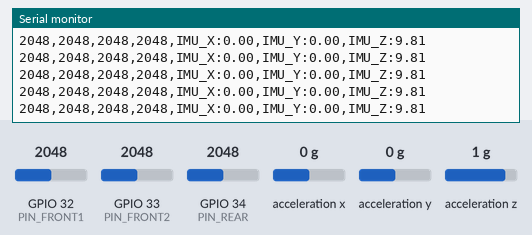
This sketch was run on a simulated ESP32. Shown: the last lines printed to the serial monitor. Wiring (inferred from the names in the program): MPU-6050 motion sensor at I2C address 0x68. The inputs (shaded band) are chosen by the test bench; at power-on: acceleration z 1 g, GPIO 32 (PIN_FRONT1) = 2048, GPIO 33 (PIN_FRONT2) = 2048, GPIO 34 (PIN_REAR) = 2048, acceleration x 0 g, acceleration y 0 g (analog values on the 0–4095 scale). Nothing arrives over Bluetooth unless stated; a phone connects over Bluetooth LE 3 s after start.

Above: at 10.5 s.
10.6 s: acceleration z set to 0.1 g
At 10.75 s:
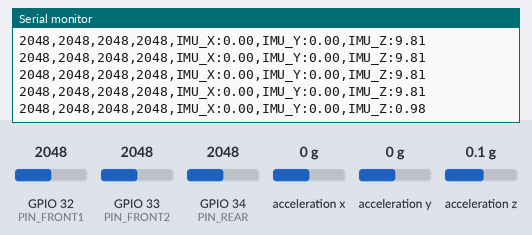
13.6 s: acceleration z set to -0.2 g
At 13.6 s:
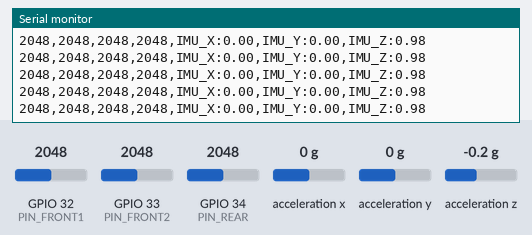

The sketch:

moongs_cast.ino
```cpp
/*
 * MOONGS Smart Cast - ESP32-C3 펌웨어
 * ---------------------------------------------------------------
 * 보드/배선 근거: 2026-09-17 Arduino IDE 빌드 캐시(sketch_sep17a)에서 확인
 *   fqbn esp32:esp32:esp32c3 (CDCOnBoot=cdc)
 *   PIEZO_FRONT_1 = GPIO2, PIEZO_FRONT_2 = GPIO1, PIEZO_REAR_AVG = GPIO0
 *
 * 이 스케치가 고치는 문제
 *  1) BLE 미구현  : 기존 펌웨어는 UART 출력만 했으므로 광고하는 BLE 기기가
 *                   없어 웹앱의 "블루투스 기기 연결"이 기기를 찾지 못했다.
 *                   -> Nordic UART Service(NUS)로 MOONGS-Cast 이름으로 광고한다.
 *  2) 출력 형식    : "Piezo_X:.." 형식은 앱 파서(src/lib/telemetry.ts)가 압력으로
 *                   인식하지 못해 프레임이 버려졌다(IMU 값만 반영됨).
 *                   -> 앱의 4채널 경로(센서1·2 = 앞꿈치, 센서3·4 = 뒤꿈치)에 맞춰
 *                      "앞1,앞2,뒤,뒤" 로 보낸다. 뒤꿈치 센서는 하나뿐이라 3·4 에
 *                      같은 값을 넣는다. 앱은 앞꿈치 = avg(1,2), 뒤꿈치 = avg(3,4).
 *  3) ADC 에러     : adc_oneshot_new_unit(92) "adc unit not supported" 가 루프마다
 *                   출력됐다. ESP32-C3 의 ADC2(GPIO5 단일 채널)는 IDF 5.x 에서
 *                   비활성화되어 있어 analogRead(5) 가 항상 실패한다.
 *                   -> 이 스케치는 ADC1 채널(GPIO0~4)만 사용한다.
 *
 * 앱으로 나가는 한 프레임(개행으로 끝남):
 *   120,340,980,980,IMU_X:0.12,IMU_Y:-0.03,IMU_Z:9.78
 *
 * 빌드: Arduino IDE / arduino-cli, ESP32 보드 패키지 3.x
 */

#include <Wire.h>
#include <BLEDevice.h>
#include <BLEServer.h>
#include <BLEUtils.h>

// ── 앱이 찾는 BLE 규격 (src/lib/bluetooth.ts 의 sensorServices 와 일치해야 함) ──
#define NUS_SERVICE_UUID "6e400001-b5a3-f393-e0a9-e50e24dcca9e"
#define NUS_RX_UUID      "6e400002-b5a3-f393-e0a9-e50e24dcca9e"  // 앱 -> 기기
#define NUS_TX_UUID      "6e400003-b5a3-f393-e0a9-e50e24dcca9e"  // 기기 -> 앱 (notify)
#define DEVICE_NAME      "MOONGS-Cast"

// ── 압전 센서 핀: 반드시 ADC1 채널이어야 한다 ──────────────────────────────
#if CONFIG_IDF_TARGET_ESP32C3
  // 실제 배선 (빌드 캐시에서 확인). ESP32-C3 ADC1 = GPIO0~GPIO4
  static const int PIN_FRONT1 = 2, PIN_FRONT2 = 1, PIN_REAR = 0;
  static const int PIN_SDA = 8, PIN_SCL = 9;   // C3 DevKitM / SuperMini 기본 I2C
#elif CONFIG_IDF_TARGET_ESP32S3
  // 미확인 보드용 자리표시자. ESP32-S3 ADC1 = GPIO1~GPIO10
  static const int PIN_FRONT1 = 1, PIN_FRONT2 = 2, PIN_REAR = 3;
  static const int PIN_SDA = 8, PIN_SCL = 9;
#else
  // 미확인 보드용 자리표시자. ESP32 클래식 ADC1 = GPIO32~GPIO39
  static const int PIN_FRONT1 = 32, PIN_FRONT2 = 33, PIN_REAR = 34;
  static const int PIN_SDA = 21, PIN_SCL = 22;
#endif

static const uint32_t SAMPLE_INTERVAL_MS = 100;   // 10Hz
static const uint8_t  MPU_ADDR_A = 0x68, MPU_ADDR_B = 0x69;

BLECharacteristic* txChar = nullptr;
bool bleConnected = false;
uint8_t imuAddr = 0;          // 0 = IMU 없음

class ServerCallbacks : public BLEServerCallbacks {
  void onConnect(BLEServer* s) override    { bleConnected = true;  Serial.println("# BLE 연결됨"); }
  void onDisconnect(BLEServer* s) override {
    bleConnected = false;
    Serial.println("# BLE 연결 해제 - 광고 재시작");
    BLEDevice::startAdvertising();          // 재연결 가능하도록 광고를 다시 켠다
  }
};

// ── I2C 보조 함수 ────────────────────────────────────────────────────────
static bool i2cPresent(uint8_t addr) {
  Wire.beginTransmission(addr);
  return Wire.endTransmission() == 0;
}

static void imuInit() {
  Wire.begin(PIN_SDA, PIN_SCL, 400000);

  // 부팅 시 I2C 스캔: IMU 가 계속 0 으로 나오는 원인을 바로 확인할 수 있다.
  Serial.println("# I2C 스캔 시작");
  int found = 0;
  for (uint8_t a = 1; a < 127; a++) {
    if (i2cPresent(a)) { Serial.printf("#   장치 발견: 0x%02X\n", a); found++; }
  }
  if (!found) Serial.println("#   I2C 장치 없음 - IMU 배선(SDA/SCL/전원)을 확인하세요");

  imuAddr = i2cPresent(MPU_ADDR_A) ? MPU_ADDR_A : (i2cPresent(MPU_ADDR_B) ? MPU_ADDR_B : 0);
  if (!imuAddr) { Serial.println("# MPU6050 미검출 - IMU 값은 0 으로 전송됩니다"); return; }

  Wire.beginTransmission(imuAddr);           // PWR_MGMT_1 = 0 (sleep 해제)
  Wire.write(0x6B); Wire.write(0x00);
  Wire.endTransmission();
  Serial.printf("# MPU6050 초기화 완료 (0x%02X)\n", imuAddr);
}

// 가속도를 m/s^2 로 반환. IMU 가 없으면 0 을 채운다.
static void imuRead(float& x, float& y, float& z) {
  x = y = z = 0.0f;
  if (!imuAddr) return;

  Wire.beginTransmission(imuAddr);
  Wire.write(0x3B);                                  // ACCEL_XOUT_H
  if (Wire.endTransmission(false) != 0) return;
  if (Wire.requestFrom((int)imuAddr, 6, true) != 6) return;

  int16_t rx = (Wire.read() << 8) | Wire.read();
  int16_t ry = (Wire.read() << 8) | Wire.read();
  int16_t rz = (Wire.read() << 8) | Wire.read();

  const float SCALE = 9.80665f / 16384.0f;           // ±2g 설정 기준
  x = rx * SCALE; y = ry * SCALE; z = rz * SCALE;
}

// ── BLE 전송: 기본 MTU(23)에서도 잘리지 않도록 20바이트씩 쪼갠다 ──────────
// 앱의 SensorTextBuffer 가 개행을 만날 때까지 이어 붙이므로 분할해도 안전하다.
static void bleSend(const char* text, size_t len) {
  if (!bleConnected || !txChar) return;
  const size_t CHUNK = 20;
  for (size_t off = 0; off < len; off += CHUNK) {
    size_t n = (len - off < CHUNK) ? (len - off) : CHUNK;
    txChar->setValue((uint8_t*)(text + off), n);
    txChar->notify();
    delay(4);                                        // 스택 큐가 넘치지 않도록
  }
}

void setup() {
  Serial.begin(115200);
#if ARDUINO_USB_MODE && ARDUINO_USB_CDC_ON_BOOT
  // USB 가 꽂혀 있는데 호스트가 포트를 열지 않으면 HWCDC write() 는 한 번에
  // 최대 20 x 100ms(2초)를 기다린다(core 3.3.x HWCDC.cpp). 그 동안 loop() 와
  // BLE 콜백이 멈춰 블루투스 전송이 0.5Hz 로 떨어지므로 USB 출력은 기다리지 않는다.
  Serial.setTxTimeoutMs(0);
#endif
  delay(300);
  Serial.println("\n# MOONGS-Cast 부팅");

  analogReadResolution(12);                          // 0~4095
  imuInit();

  BLEDevice::init(DEVICE_NAME);
  BLEServer* server = BLEDevice::createServer();
  server->setCallbacks(new ServerCallbacks());

  BLEService* svc = server->createService(NUS_SERVICE_UUID);

  // NOTIFY 속성을 주면 NimBLE 이 CCCD(0x2902)를 자동으로 붙인다.
  txChar = svc->createCharacteristic(NUS_TX_UUID, BLECharacteristic::PROPERTY_NOTIFY);

  svc->createCharacteristic(NUS_RX_UUID,
      BLECharacteristic::PROPERTY_WRITE | BLECharacteristic::PROPERTY_WRITE_NR);

  svc->start();

  BLEAdvertising* adv = BLEDevice::getAdvertising();
  adv->addServiceUUID(NUS_SERVICE_UUID);             // 서비스 UUID 를 광고에 실어야 앱이 찾는다
  adv->setScanResponse(true);
  adv->setMinPreferred(0x06);
  BLEDevice::startAdvertising();

  Serial.printf("# BLE 광고 시작: %s\n", DEVICE_NAME);
  Serial.println("# 형식: 앞1,앞2,뒤,뒤,IMU_X:..,IMU_Y:..,IMU_Z:..");
}

void loop() {
  // ADC1 채널만 읽으므로 adc_oneshot 에러가 발생하지 않는다.
  int front1 = analogRead(PIN_FRONT1);
  int front2 = analogRead(PIN_FRONT2);
  int rear   = analogRead(PIN_REAR);

  float ix, iy, iz;
  imuRead(ix, iy, iz);

  // 뒤꿈치 센서는 하나뿐이므로 앱의 센서3·4 자리에 같은 값을 넣는다.
  char frame[96];
  int len = snprintf(frame, sizeof(frame),
                     "%d,%d,%d,%d,IMU_X:%.2f,IMU_Y:%.2f,IMU_Z:%.2f\n",
                     front1, front2, rear, rear, ix, iy, iz);
  if (len < 0) return;
  if (len > (int)sizeof(frame) - 1) len = sizeof(frame) - 1;

  // USB 연결용. 버퍼에 한 프레임이 통째로 들어갈 때만 써서 줄이 잘리지 않게 한다.
  if (Serial.availableForWrite() >= len) Serial.write(frame, len);
  bleSend(frame, len);             // BLE 연결용 (블루투스 기기 연결)

  delay(SAMPLE_INTERVAL_MS);
}
```

Measured:
- after the input at 10.6 s, the serial monitor: prints a new line at once (image 1)
